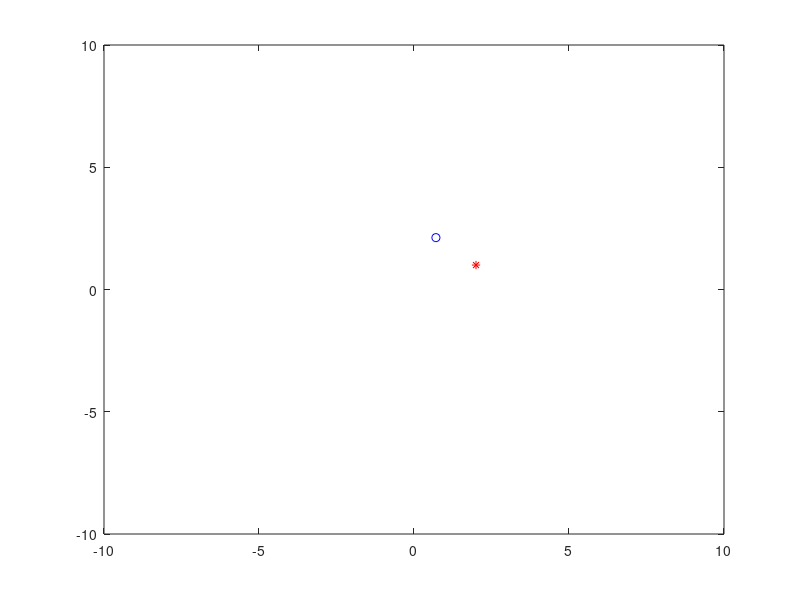

Write the MATLAB code that produced this figure.
X = [2;1]
plot(X(1,1),X(2,1),'r*'),axis([-10 10 -10 10])
A = [cos(pi/4) -sin(pi/4);sin(pi/4) cos(pi/4)]
hold on
Y = A * X
plot(Y(1,1),Y(2,1),'bo')
[vec, val] = eig(A)
print -depsc 4.eps
